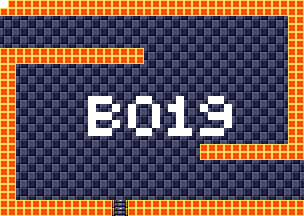

This game map was drawn from its Tiled (.tmx) file and the tilesets committed beside it. A one-line description and the trimmed map source follow:
An orthogonal 38x27 tile map with 8x8 px tiles, 4 tile layers (background, foreground, room numbers, Objects), 15 tilesets.

<map version="1.5" tiledversion="1.7.1" orientation="orthogonal" renderorder="right-down" width="38" height="27" tilewidth="8" tileheight="8" infinite="0" nextlayerid="11" nextobjectid="1">
 <tileset firstgid="1" source="tilesheets/tsKarniMata.tsx" />
 <tileset firstgid="1025" source="tilesheets/tsVoodooWasp.tsx" />
 <tileset firstgid="2049" source="tilesheets/tsBurial.tsx" />
 <tileset firstgid="3073" source="tilesheets/tsBlueTemple.tsx" />
 <tileset firstgid="4097" source="tilesheets/tsGoddess.tsx" />
 <tileset firstgid="5121" source="tilesheets/tsKonark.tsx" />
 <tileset firstgid="6145" name="sEnemies" tilewidth="8" tileheight="8" tilecount="1024" columns="32">
  <image source="../grapx/tilesheets/sObjects.bmp" trans="ff94ff" width="256" height="256" />
 </tileset>
 <tileset firstgid="7169" source="tilesheets/tsIceTemple.tsx" />
 <tileset firstgid="8193" source="tilesheets/tsLavaArea.tsx" />
 <tileset firstgid="9217" source="tilesheets/tsBossArea.tsx" />
 <tileset firstgid="10241" source="tilesheets/tsPegu.tsx" />
 <tileset firstgid="11265" source="tilesheets/sTiwanakuTemple.tsx" />
 <tileset firstgid="12289" source="tilesheets/sIndraTemple.tsx" />
 <tileset firstgid="13313" source="tilesheets/sTeleport.tsx" />
 <tileset firstgid="14337" source="tilesheets/sObjects.tsx" />
 <layer id="2" name="background" width="38" height="27">
  <data>[1026 cells, 1026 non-empty, 2 distinct tile ids]</data>
 </layer>
 <layer id="1" name="foreground" width="38" height="27">
  <data>[1026 cells, 280 non-empty, 3 distinct tile ids]</data>
 </layer>
 <layer id="7" name="room numbers" width="38" height="27">
  <data>[1026 cells, 43 non-empty, 1 distinct tile ids]</data>
 </layer>
 <layer id="10" name="Objects" width="38" height="27">
  <data>[1026 cells, 0 non-empty, 0 distinct tile ids]</data>
 </layer>
</map>
